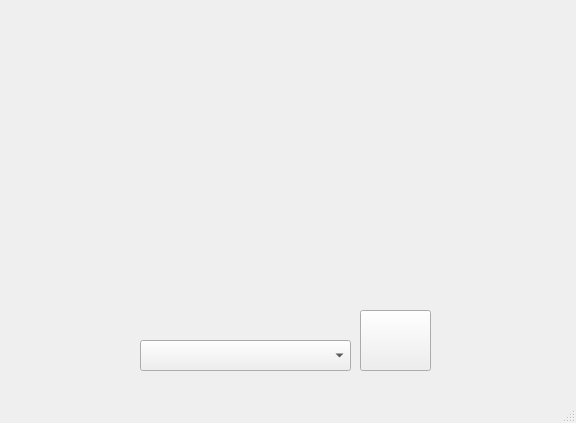
<?xml version="1.0" encoding="UTF-8"?>
<ui version="4.0">
 <class>inventory_wd</class>
 <widget class="QMainWindow" name="inventory_wd">
  <property name="geometry">
   <rect>
    <x>0</x>
    <y>0</y>
    <width>576</width>
    <height>423</height>
   </rect>
  </property>
  <property name="windowTitle">
   <string>Inventory Analysis</string>
  </property>
  <widget class="QWidget" name="centralwidget">
   <widget class="QComboBox" name="date_inventory_cb">
    <property name="geometry">
     <rect>
      <x>140</x>
      <y>340</y>
      <width>211</width>
      <height>31</height>
     </rect>
    </property>
   </widget>
   <widget class="QPushButton" name="search_btn">
    <property name="geometry">
     <rect>
      <x>360</x>
      <y>310</y>
      <width>71</width>
      <height>61</height>
     </rect>
    </property>
    <property name="text">
     <string/>
    </property>
   </widget>
   <widget class="QLabel" name="Analysis_logo">
    <property name="geometry">
     <rect>
      <x>30</x>
      <y>10</y>
      <width>521</width>
      <height>281</height>
     </rect>
    </property>
    <property name="text">
     <string/>
    </property>
   </widget>
  </widget>
  <widget class="QMenuBar" name="menubar">
   <property name="geometry">
    <rect>
     <x>0</x>
     <y>0</y>
     <width>576</width>
     <height>20</height>
    </rect>
   </property>
  </widget>
  <widget class="QStatusBar" name="statusbar"/>
 </widget>
 <resources/>
 <connections/>
</ui>
